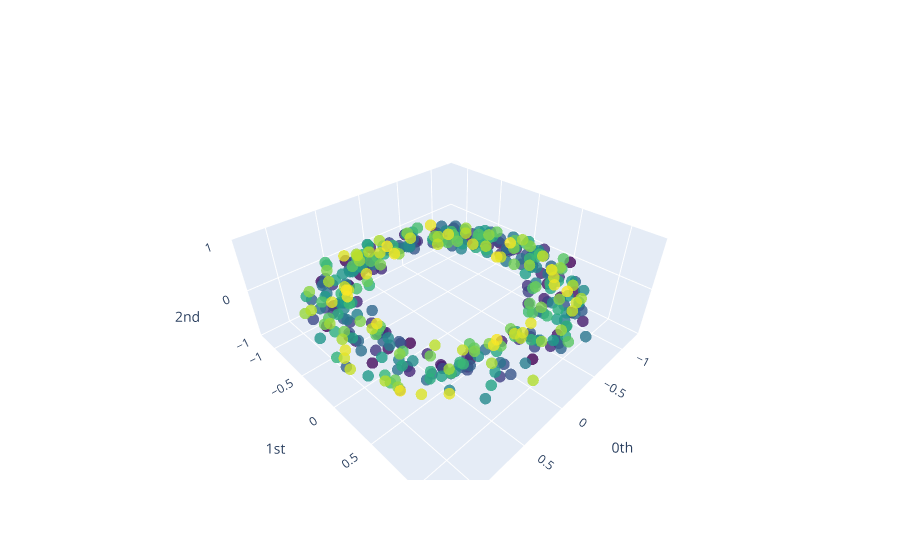

Notebook code for this chart:
### Code cell
from gtda.plotting import plot_point_cloud

plot_point_cloud(point_clouds_basic[0])

### Figure 1 — Plotly figure (JSON) as saved in the notebook; plotly's stock layout.template omitted (floating-point values rounded to 4 significant figures; data arrays with more than 128 entries replaced by an {"elided": "..."} marker saying what was removed)
{"data": [{"marker": {"color": {"elided": "400 int values"}, "colorscale": [[0, "#440154"], [0.1111, "#482878"], [0.2222, "#3e4989"], [0.3333, "#31688e"], [0.4444, "#26828e"], [0.5556, "#1f9e89"], [0.6667, "#35b779"], [0.7778, "#6ece58"], [0.8889, "#b5de2b"], [1, "#fde725"]], "opacity": 0.8, "size": 4}, "mode": "markers", "type": "scatter3d", "x": {"elided": "400 float values"}, "y": {"elided": "400 float values"}, "z": {"elided": "400 int values"}}], "layout": {"scene": {"xaxis": {"exponentformat": "e", "showexponent": "all", "title": {"text": "0th"}, "type": "linear"}, "yaxis": {"exponentformat": "e", "showexponent": "all", "title": {"text": "1st"}, "type": "linear"}, "zaxis": {"exponentformat": "e", "showexponent": "all", "title": {"text": "2nd"}, "type": "linear"}}}}
